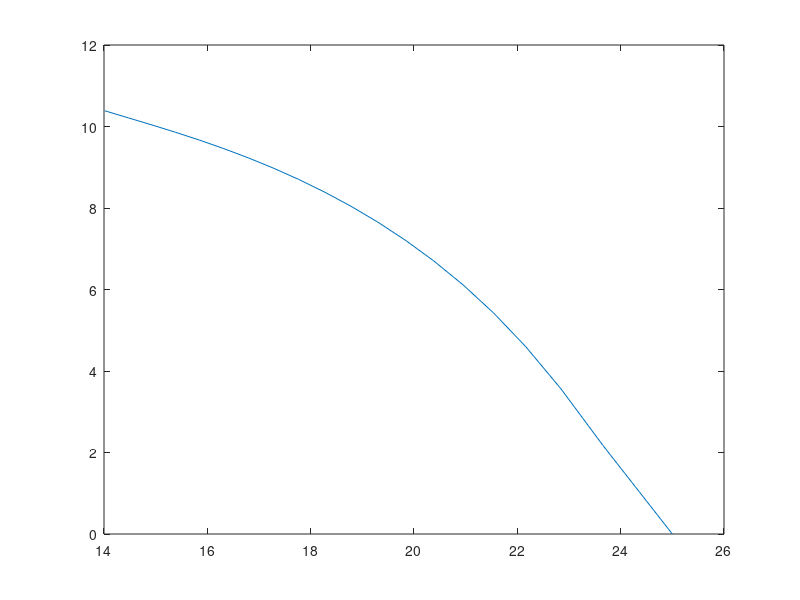

Recreate this plot in MATLAB.
% Discretise time interval
N = 20
tStart = 0
tFinal = 25
tRange = linspace(tFinal,tStart,N+1);
deltaT = tRange(end-1);

% Configure pi / alpha
piOverAlpha = pi/2;

% Set 'original' Loewner equation
origLoewner = @(gt,gdt,drivingFunction) gt * gdt^(piOverAlpha) - gt * drivingFunction^(piOverAlpha) - gdt^(1 + piOverAlpha) + gdt*drivingFunction^(piOverAlpha) - 2*gdt*deltaT;

% Define driving function
xi = @(t) t;

% Set g_0 to driving function
gResult = [xi(tRange(1))];

for i=2:length(tRange)-1

    drivingFunction = xi(tRange(i + 1));
    newLoewner = @(gdt) origLoewner(gResult(end),gdt,drivingFunction);
    gResult = [gResult fsolve(newLoewner,gResult(end) + 5j)];

end

plot(gResult)

